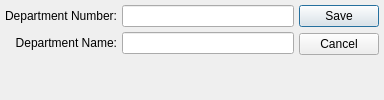
<?xml version="1.0" encoding="UTF-8"?>
<ui version="4.0">
 <comment>This file is part of the xTuple ERP: PostBooks Edition, a free and
open source Enterprise Resource Planning software suite,
Copyright (c) 1999-2019 by OpenMFG LLC, d/b/a xTuple.
It is licensed to you under the Common Public Attribution License
version 1.0, the full text of which (including xTuple-specific Exhibits)
is available at www.xtuple.com/CPAL.  By using this software, you agree
to be bound by its terms.</comment>
 <class>department</class>
 <widget class="QDialog" name="department">
  <property name="geometry">
   <rect>
    <x>0</x>
    <y>0</y>
    <width>384</width>
    <height>100</height>
   </rect>
  </property>
  <property name="windowTitle">
   <string>Department</string>
  </property>
  <layout class="QGridLayout" name="gridLayout_2">
   <item row="0" column="0">
    <layout class="QVBoxLayout" name="verticalLayout">
     <item>
      <layout class="QGridLayout" name="gridLayout">
       <item row="0" column="0">
        <widget class="QLabel" name="_numberLit">
         <property name="text">
          <string>Department Number:</string>
         </property>
         <property name="alignment">
          <set>Qt::AlignRight|Qt::AlignTrailing|Qt::AlignVCenter</set>
         </property>
        </widget>
       </item>
       <item row="0" column="1">
        <widget class="XLineEdit" name="_number"/>
       </item>
       <item row="1" column="0">
        <widget class="QLabel" name="_nameLit">
         <property name="text">
          <string>Department Name:</string>
         </property>
         <property name="alignment">
          <set>Qt::AlignRight|Qt::AlignTrailing|Qt::AlignVCenter</set>
         </property>
        </widget>
       </item>
       <item row="1" column="1">
        <widget class="XLineEdit" name="_name"/>
       </item>
      </layout>
     </item>
     <item>
      <spacer name="spacer5">
       <property name="orientation">
        <enum>Qt::Vertical</enum>
       </property>
       <property name="sizeType">
        <enum>QSizePolicy::Expanding</enum>
       </property>
       <property name="sizeHint" stdset="0">
        <size>
         <width>20</width>
         <height>0</height>
        </size>
       </property>
      </spacer>
     </item>
    </layout>
   </item>
   <item row="0" column="1">
    <widget class="QDialogButtonBox" name="_buttonBox">
     <property name="orientation">
      <enum>Qt::Vertical</enum>
     </property>
     <property name="standardButtons">
      <set>QDialogButtonBox::Cancel|QDialogButtonBox::Save</set>
     </property>
    </widget>
   </item>
  </layout>
 </widget>
 <layoutdefault spacing="5" margin="5"/>
 <customwidgets>
  <customwidget>
   <class>XLineEdit</class>
   <extends>QLineEdit</extends>
   <header>xlineedit.h</header>
   <container>1</container>
  </customwidget>
 </customwidgets>
 <tabstops>
  <tabstop>_number</tabstop>
  <tabstop>_name</tabstop>
 </tabstops>
 <includes>
  <include location="global">parameter.h</include>
 </includes>
 <resources/>
 <connections/>
</ui>
